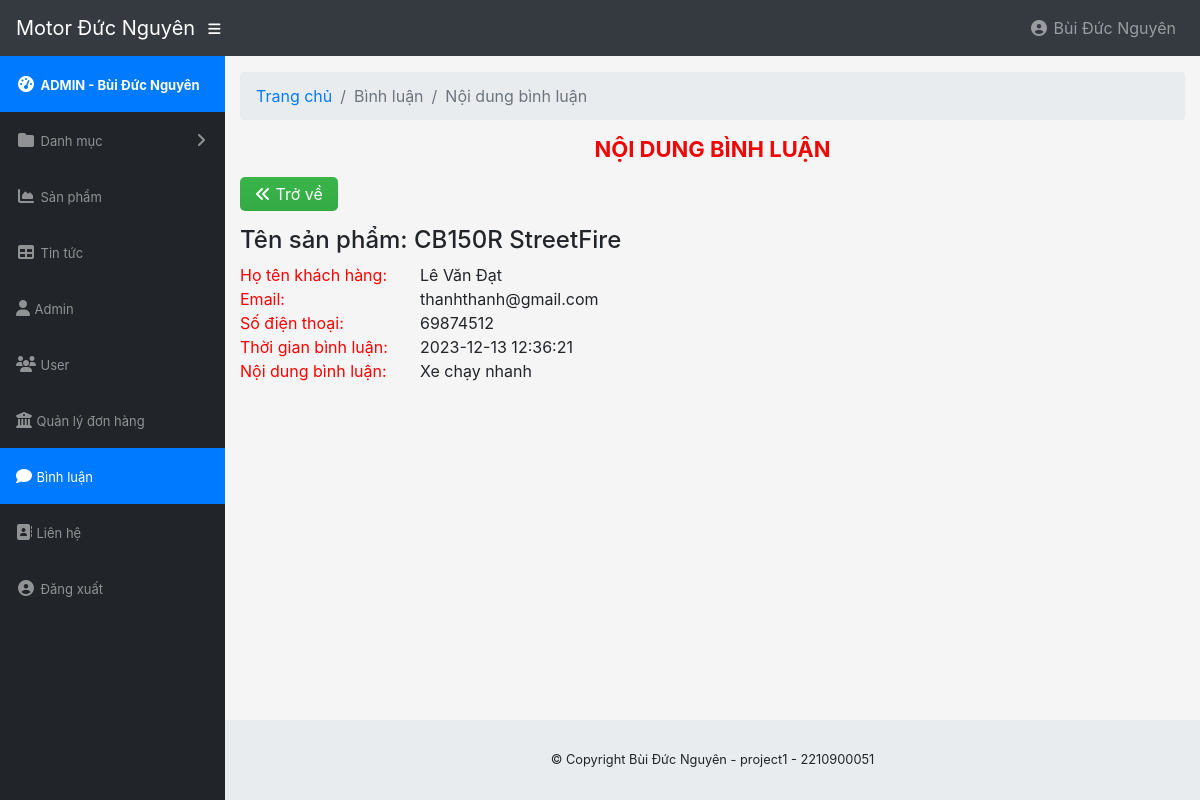
/admin/modules/comment/view.php?id=7 (signed in), run on the app's committed database.
### tables this page shows
CREATE TABLE `product` (
  `id` int(11) NOT NULL,
  `name` varchar(100) DEFAULT NULL,
  `slug` varchar(100) DEFAULT NULL,
  `price` int(11) DEFAULT NULL,
  `sale` tinyint(4) DEFAULT 0,
  `pay` int(11) DEFAULT 0,
  `thumbar` varchar(100) DEFAULT NULL,
  `category_id` int(11) DEFAULT NULL,
  `content` text DEFAULT NULL,
  `number` int(11) DEFAULT 0,
  `head` int(11) DEFAULT 0,
  `short_description` text DEFAULT NULL,
  `view` int(11) DEFAULT 0,
  `hot` tinyint(4) DEFAULT 0,
  `created_at` timestamp NULL DEFAULT current_timestamp(),
  `updated_at` timestamp NULL DEFAULT current_timestamp() ON UPDATE current_timestamp(),
  `home` tinyint(4) DEFAULT 1
);

CREATE TABLE `comment` (
  `id` int(10) UNSIGNED NOT NULL,
  `product_id` int(11) DEFAULT NULL,
  `name` varchar(50) DEFAULT NULL,
  `email` varchar(50) DEFAULT NULL,
  `phone` int(11) DEFAULT NULL,
  `message` text DEFAULT NULL,
  `time` datetime DEFAULT NULL,
  `status` tinyint(4) DEFAULT 1,
  `cm_check` varchar(1) DEFAULT NULL
);

### libraries/Database.php (called while the page is built, shortened)
<?php
class Database
{
    public $link;
    public function __construct()
    {
        $this->link = mysqli_connect("localhost","root","","storemotor") or die ();
        mysqli_set_charset($this->link,"utf8");
    }
    public function fetchID($table , $id )
    {
        $sql = "SELECT * FROM {$table} WHERE id = $id ";
        $result = mysqli_query($this->link,$sql) or die("Lỗi  truy vấn fetchID " .mysqli_error($this->link));
        return mysqli_fetch_assoc($result);
    }
}
?>

### admin/autoload/autoload.php (called while the page is built, shortened)
<?php
require_once  __DIR__."/../../libraries/Database.php";
require_once __DIR__."/../../libraries/Function.php";
$db = new Database;
?>

### libraries/Function.php (called while the page is built, shortened)
<?php
function  getInput($string)
{
    return isset($_GET[$string]) ? $_GET[$string] : '';
}
?>

### admin/modules/comment/view.php (the view, shortened to what this page needs)
<?php
require_once __DIR__."/../../autoload/autoload.php";
$id = intval(getInput('id'));
$view_comment = $db->fetchID('comment', $id);
$view_product = $db->fetchID('product', $view_comment['product_id']);
?>
<?php require_once __DIR__."/../../layouts/header.php"; ?>
    <div class="container-fluid">
        <ol class="breadcrumb">
            <li class="breadcrumb-item">
                <a href="#">Trang chủ</a>
            </li>
            <li class="breadcrumb-item active">Bình luận</li>
            <li class="breadcrumb-item active">Nội dung bình luận</li>
        </ol>
        <div class="admin-title-top">
            <h1>Nội dung bình luận</h1>
        </div>
        <div class="button-custom">
            <a class="btn-add" href="index.php"><i class="fa fa-angle-double-left"></i> Trở về</a>
        </div>
        <div class="info-comment">
            <h4 class="title-product">Tên sản phẩm: <?php echo $view_product['name']?></h4>
            <div class="infor-content-customer">
                <ul class="info-list">
                    <li class="infor-label">Họ tên khách hàng:</li>
                    <li class="infor-cmt-content"><?php echo $view_comment['name'] ?></li>
                </ul>
                <ul class="info-list">
                    <li class="infor-label">Email:</li>
                    <li class="infor-cmt-content"><?php echo $view_comment['email'] ?></li>
                </ul>
                <ul class="info-list">
                    <li class="infor-label">Số điện thoại:</li>
                    <li class="infor-cmt-content"><?php echo $view_comment['phone'] ?></li>
                </ul>
                <ul class="info-list">
                    <li class="infor-label">Thời gian bình luận:</li>
                    <li class="infor-cmt-content"><?php echo $view_comment['time'] ?></li>
                </ul>
                <ul class="info-list">
                    <li class="infor-label">Nội dung bình luận:</li>
                    <li class="infor-cmt-content"><?php echo $view_comment['message'] ?></li>
                </ul>
            </div>
        </div>
    </div>
<?php require_once __DIR__."/../../layouts/footer.php"; ?>

### public/admin/css/style-admin.css (style rules this page uses)
li { list-style: none; }
a, a:hover { text-decoration: none; }
.admin-title-top h1 { text-align: center; font-size: 22px; text-transform: uppercase; font-weight: bold; color: #ef0606; }
.button-custom { margin: 20px 0px; }
.button-custom a { background-color: #39b54a !important; background: linear-gradient(180deg, #39b54a, #34aa44) !important; border-color: #35a745; color: #fff; padding: 7px 15px; border-radius: 5px; }
.info-list { margin: 0; padding: 0; }
.infor-label { float: left; width: 180px; color: red; }

### data on the page
product: name "CB150R StreetFire"
comment: name "Lê Văn Đạt", email "thanhthanh@gmail.com", phone "69874512", time "2023-12-13 12:36:21", message "Xe chạy nhanh"

### other printed values
$_SESSION['admin_name'] "Bùi Đức Nguyên"
